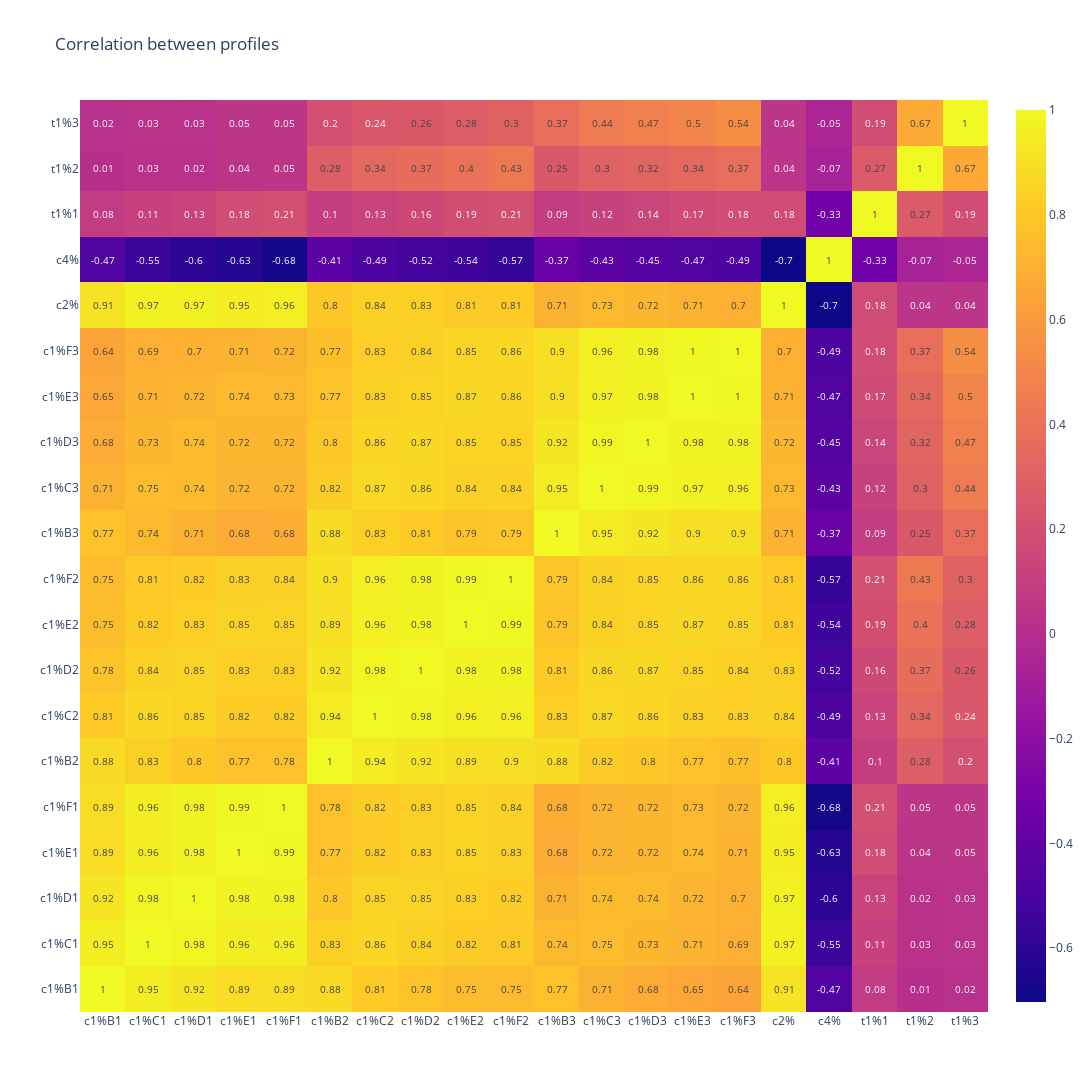

This figure's notebook cell:
### Code cell
import plotly.graph_objects as go

fig = go.Figure(
    data=go.Heatmap(
        z=corr_matrix,
        x=corr_matrix.columns.tolist(),
        y=corr_matrix.index.tolist(),
        text=corr_matrix.round(2),
        hoverongaps = False,
        texttemplate="%{text}",
        textfont={"size":10}
    )
)

fig.update_layout(
    title='Correlation between profiles',
    autosize=False,
    width=1200,
    height=1200,
)

fig.show()

### Figure 1 — Plotly figure (JSON) as saved in the notebook; plotly's stock layout.template omitted (floating-point values rounded to 4 significant figures; data arrays with more than 128 entries replaced by an {"elided": "..."} marker saying what was removed)
{"data": [{"hoverongaps": false, "text": {"elided": "20x20 float values"}, "textfont": {"size": 10}, "texttemplate": "%{text}", "type": "heatmap", "x": ["c1%B1", "c1%C1", "c1%D1", "c1%E1", "c1%F1", "c1%B2", "c1%C2", "c1%D2", "c1%E2", "c1%F2", "c1%B3", "c1%C3", "c1%D3", "c1%E3", "c1%F3", "c2%", "c4%", "t1%1", "t1%2", "t1%3"], "y": ["c1%B1", "c1%C1", "c1%D1", "c1%E1", "c1%F1", "c1%B2", "c1%C2", "c1%D2", "c1%E2", "c1%F2", "c1%B3", "c1%C3", "c1%D3", "c1%E3", "c1%F3", "c2%", "c4%", "t1%1", "t1%2", "t1%3"], "z": {"elided": "20x20 float values"}}], "layout": {"autosize": false, "height": 1200, "title": {"text": "Correlation between profiles"}, "width": 1200}}
